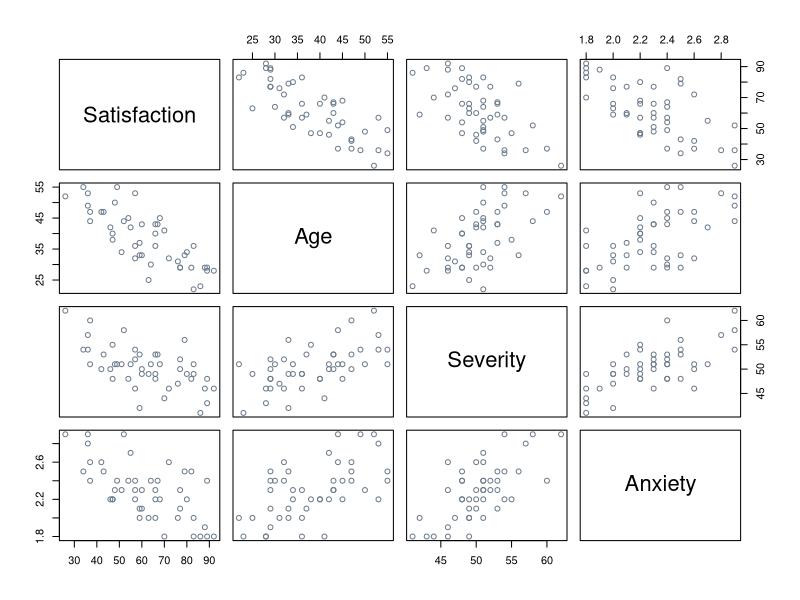
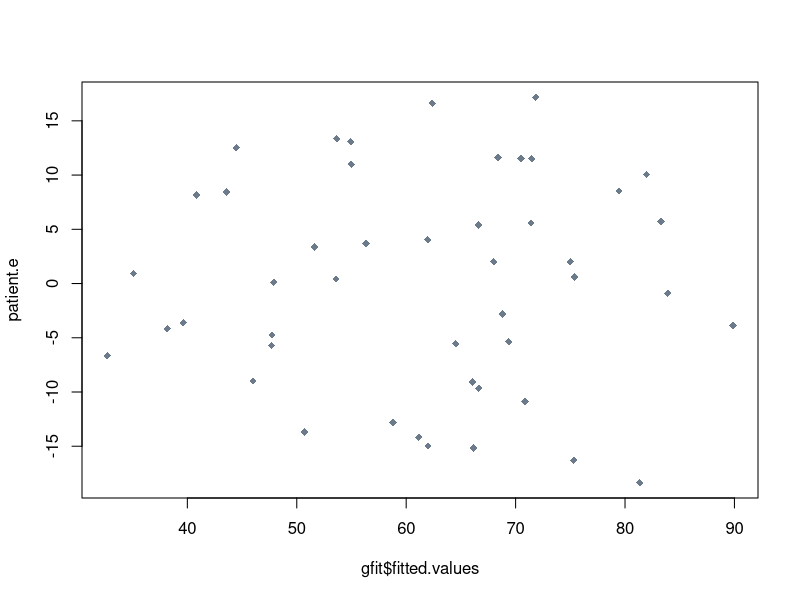
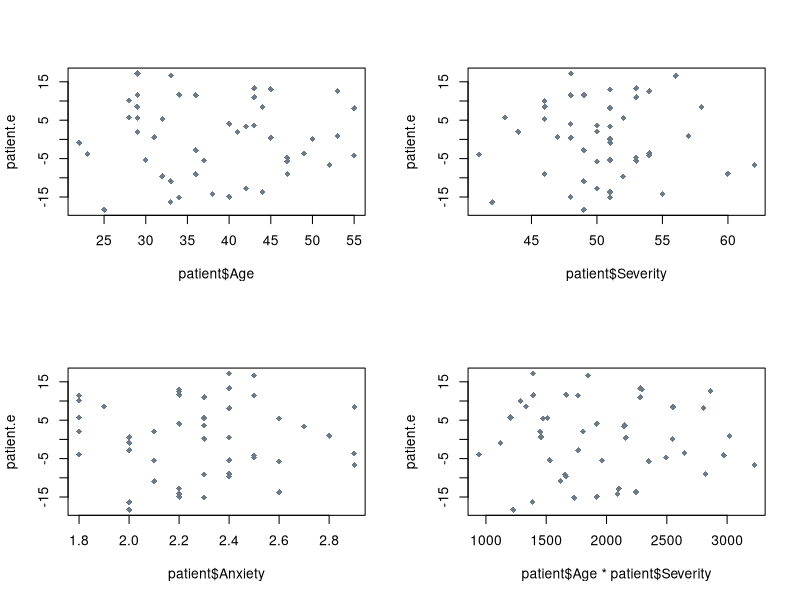
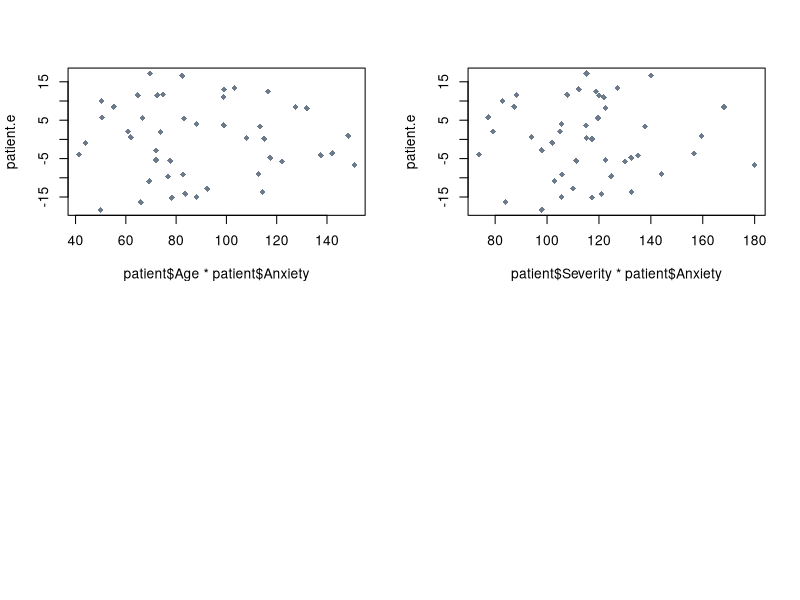

Recreate these plots in R, in order.
## ---- chunk 1

# read data
patient <- read.table("../../data/CH06PR15.txt", header=TRUE)

# scatter plot matrix
pairs(patient, col="slategray4")

# correlation matrix
cor(patient)

# fit linear model
gfit <- lm(Satisfaction ~ Age + Severity + Anxiety, data=patient)

# plot residuals against fitted values
patient.e <- resid(gfit)
plot(gfit$fitted.values, patient.e, col="slategray4", pch=18)

# plot against single variables
par(mfrow=c(2,2))
plot(patient$Age, patient.e, col="slategray4", pch=18)
plot(patient$Severity, patient.e, col="slategray4", pch=18)
plot(patient$Anxiety, patient.e, col="slategray4", pch=18)

# plot against interaction variables
plot(patient$Age*patient$Severity, patient.e, col="slategray4", pch=18)
plot(patient$Age*patient$Anxiety, patient.e, col="slategray4", pch=18)
plot(patient$Severity*patient$Anxiety, patient.e, col="slategray4", pch=18)

# f test for not all coefficients = 0
summary(gfit)
anova(gfit)
MSR <- (8275.4+480.9+364.2)/3
MSE <- 4248.8/42
F_stat <- MSR/MSE #f stat
compare <- qf(.90, 3, 42) #f*

# coefficient of multiple determination
SSR <- MSR*3
SSTO <- SSR+ (MSE*42)
R2 <- SSR/SSTO

# estimate mean Y
ci <- predict(gfit, newdata=data.frame(Age=35, Severity=45, Anxiety=2.2), interval="confidence", level=.90)

# predict Y
pi <- predict(gfit, newdata=data.frame(Age=35, Severity=45, Anxiety=2.2), interval="prediction", level=.90)

# f test for b3 not = 0
anova(gfit)
f_stat_x3 <- (364.2/101.2)
f4 <- qf(.975, 1, 42)

# f test for b2 and b3 not = 0
msr_2and3 <- (480.9+364.2)/2
f_star_2and3 <- msr_2and3/101.2
